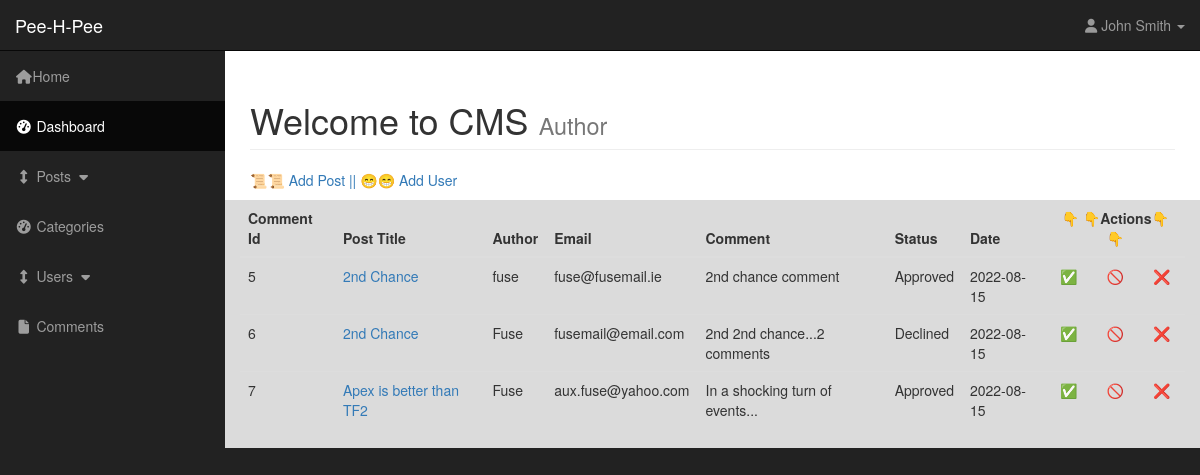
Page /admin/comments.php on the committed database.
### tables this page shows
CREATE TABLE `comments` (
  `comment_id` int(3) NOT NULL,
  `comment_post_id` int(3) NOT NULL,
  `comment_author` varchar(255) NOT NULL,
  `comment_email` varchar(255) NOT NULL,
  `comment_content` text NOT NULL,
  `comment_status` varchar(255) NOT NULL,
  `comment_date` date NOT NULL
);

CREATE TABLE `posts` (
  `post_id` int(4) NOT NULL,
  `post_category_id` int(3) NOT NULL,
  `post_title` varchar(255) NOT NULL,
  `post_author` varchar(255) NOT NULL,
  `post_date` date NOT NULL,
  `post_image` text NOT NULL,
  `post_content` text NOT NULL,
  `post_tags` varchar(255) NOT NULL,
  `post_status` varchar(255) NOT NULL DEFAULT 'draft',
  `post_user` varchar(255) NOT NULL,
  `post_views_count` int(11) NOT NULL
);

### admin/includes/view_comments.php (the view, shortened to what this page needs)
<table class="table table-hover">
    <thead>
        <tr>
            <th>Comment Id</th>
            <th>Post Title</th>
            <th>Author</th>
            <th>Email</th>
            <th>Comment</th>
            <th>Status</th>
            <th>Date</th>
            <th colspan="3" class="center-txt">👇 👇Actions👇 👇</th>
        </tr>
    </thead>
    <tbody>
        <?php
            while($row = mysqli_fetch_assoc($all_comments)) {
                $comment_id = $row['comment_id'];
                $comment_post_id = $row['comment_post_id'];
                $comment_author = $row['comment_author'];
                $comment_email = $row['comment_email'];
                $comment_content = $row['comment_content'];
                $comment_status = $row['comment_status'];
                $comment_date = $row['comment_date'];
                $query = "SELECT * FROM posts WHERE post_id = $comment_post_id";
                $select_post_id_query = mysqli_query($connection, $query);
                echo "<tr>";
                echo "<td>{$comment_id}</td>";
                while($row = mysqli_fetch_assoc($select_post_id_query)) {
                    $post_id = $row['post_id'];
                    $post_title = $row['post_title'];
                    echo "<td><a href='../post.php?p_id=$post_id'>{$post_title}</a></td>";
                }
                echo "<td>{$comment_author}</td>";
                echo "<td>{$comment_email}</td>";
                echo "<td>{$comment_content}</td>";
                echo "<td>{$comment_status}</td>";
                echo "<td>{$comment_date}</td>";
                echo "<td class='center-txt'><a href='comments.php?approve={$comment_id}'>✅</a></td>";
                echo "<td class='center-txt'><a href='comments.php?decline={$comment_id}'>🚫</a></td>";
                echo "<td class='center-txt'><a href='comments.php?delete={$comment_id}'>❌</a></td>";
                echo "</tr>";
            }
        ?>
    </tbody>
</table>

### admin/css/sb-admin.css (style rules this page uses)
body { margin-top: 100px; background-color: #222; }
@media (min-width:768px) { body { margin-top: 50px; } }
.center-txt { text-align: center; }

### rows in the picture
comments: comment_id "5", comment_author "fuse", comment_email "fuse@fusemail.ie", comment_content "2nd chance comment", comment_status "Approved", comment_date "2022-08-15"
posts: post_title "2nd Chance"
comments: comment_id "6", comment_author "Fuse", comment_email "fusemail@email.com", comment_content "2nd 2nd chance...2 comments", comment_status "Declined", comment_date "2022-08-15"
comments: comment_id "7", comment_author "Fuse", comment_email "aux.fuse@yahoo.com", comment_content "In a shocking turn of events...", comment_status "Approved", comment_date "2022-08-15"
posts: post_title "Apex is better than TF2"
